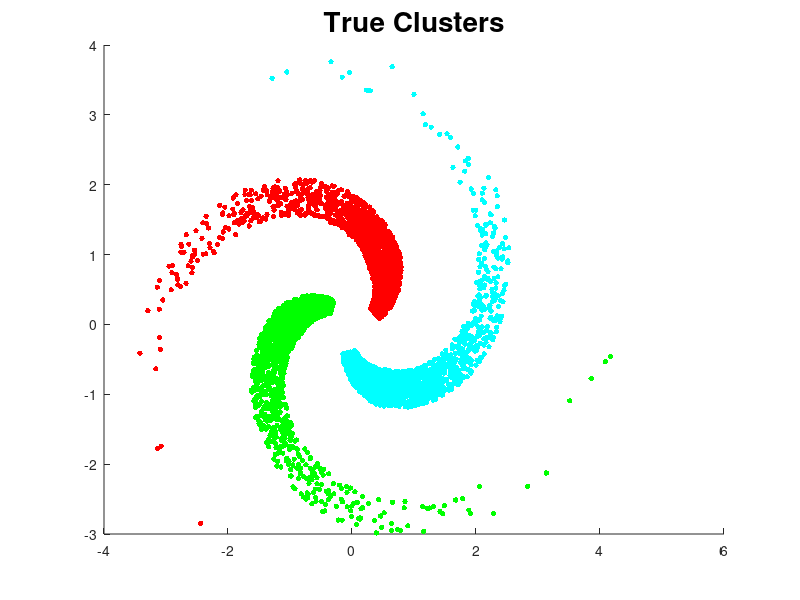

Recreate this plot in MATLAB.
function [data,clusterNums]=GenerateSpiralData(N,dim,clusters,width,length,minrad)
%%% Generate data on spiral shaped clusters in dim dimensions

if (nargin<6) minrad=.4;    end
if (nargin<5) length=1;     end
if (nargin<4) width=1;      end
if (nargin<3) clusters=3;   end
if (nargin<2) dim=2;        end
if (nargin<1) N=5000;       end

ang=(0:(clusters-1))*pi/clusters;
if (dim==2) ang=2*ang; end

clusterNums = ceil(clusters*rand(N,1));

%%% allphase determines which spiral each point will be on
allphase = ang(clusterNums);

%%% allradii determines how far down the spiral the point will be
allradii = minrad+length*abs(randn(N,1))';

%%% x defines the centerlines of the spirals, dx defines the tangent vector
for i=1:dim-1
    x(i,:) = allradii.*cos(allradii+allphase).*(sin(allradii+allphase).^(i-1));
    dx(i,:) = cos(allradii+allphase).*(sin(allradii+allphase).^(i-1));
    dx(i,:) = dx(i,:) - allradii.*sin(allradii+allphase).*(sin(allradii+allphase).^(i-1));
    dx(i,:) = dx(i,:) + (i-1)*allradii.*(cos(allradii+allphase).^2).*(sin(allradii+allphase).^(i-2));
end
x(dim,:) =  allradii.*(sin(allradii+allphase).^(dim-1));
dx(dim,:) =  (sin(allradii+allphase).^(dim-1)) + (dim-1)*allradii.*(sin(allradii+allphase).^(dim-2)).*cos(allradii+allphase);
dx = dx./(repmat(sqrt(sum(dx.^2,1)),dim,1));  %%% unit tangent vector

%%% z are random points on the n-1 dimensional sphere
z = randn(dim,N);
z = z./(repmat(sqrt(sum(z.^2,1)),dim,1));
z = z - repmat(sum(z.*dx,1),dim,1).*dx;

%%% allwidth determines how far from the centerline each point is
allwidth = width*(pi/clusters/dim/2)*min(allradii,1).*(rand(1,N));
%allwidth = width*(pi/spokes/n/2)*log(1+allradii).*(rand(1,N));

%%% z are random points on n-1 ball orthogonal to dx, with radius
%%% proportional to width and distance from x to the origin (conical)
z = repmat(allwidth,dim,1).*z./(repmat(sqrt(sum(z.^2,1)),dim,1));

%%% the final data points is formed by placing the point z, centered at x,
%%% in the hyperplane orthogonal to dx
data = x + z;

if (dim==2)
    figure(2);scatter(data(1,:),data(2,:),15,clusterNums,'filled')
    mycolors = [1 0 0;0 1 0;0 1 1];
    title('True Clusters','fontsize',20);
    colormap(mycolors);
else  
    figure(1);scatter3(x(1,:),x(2,:),x(3,:),20,clusterNums,'filled')
    figure(2);scatter3(data(1,:),data(2,:),data(3,:),20,clusterNums,'filled')
    mycolors = [1 0 0;0 1 0;0 1 1];
    title('True Clusters','fontsize',20);
    colormap(mycolors);
end

end

 